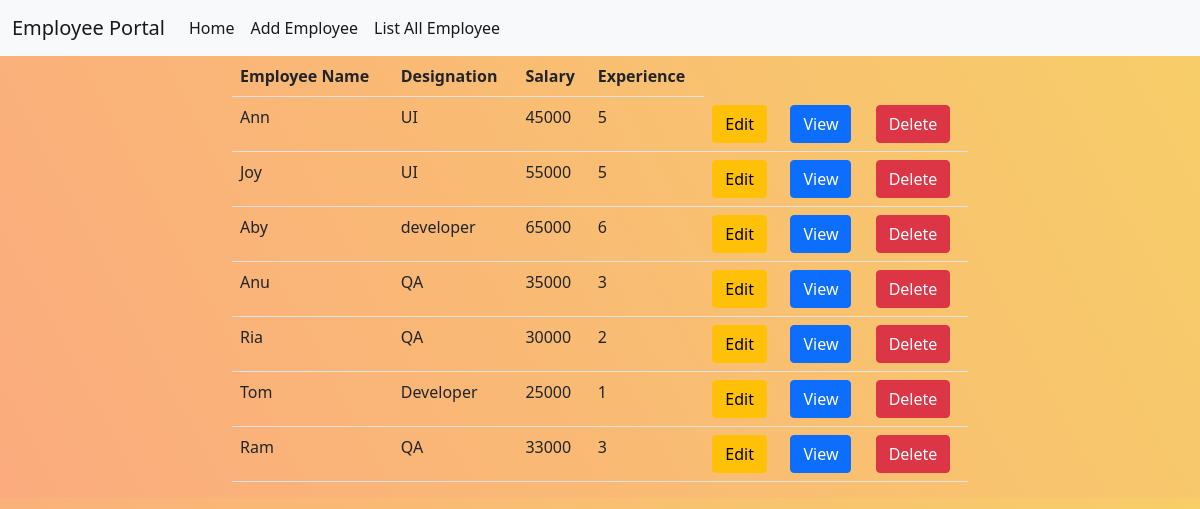
The page /employee/owner/all on the database its author committed.
### owner/models.py (models this page shows, shortened)
class Employee(models.Model):
    employee_name=models.CharField(max_length=120)
    designation=models.CharField(max_length=120)
    salary=models.PositiveIntegerField()
    experience=models.PositiveIntegerField()
    image = models.ImageField(upload_to="images", null=True)

### owner/views.py (the view)
# urls.py: path('employee/owner/all',views.EmployeeListView.as_view(),name='employeelist'),
class EmployeeListView(ListView):
    model=Employee
    template_name ='employee_list.html'
    context_object_name = 'employees'

### owner/templates/employee_list.html
{%extends 'base.html'%}
{%block body_block%}
 <div class="row">
        <div class="col-2"></div>
        <div class="col-8">
            <table class="table">
                <tr>
                    <th>Employee Name</th>
                    <th>Designation</th>
                    <th>Salary</th>
                    <th>Experience</th>
                </tr>
                {%for employee in employees%}
                <tr>
                    <td>{{employee.employee_name}}</td>
                    <td>{{employee.designation}}</td>
                    <td>{{employee.salary}}</td>
                    <td>{{employee.experience}}</td>
                    <td><a href="{%url 'employeeedit' employee.id%}"class="btn btn-warning">Edit</a></td>
                    <td><a href="{%url 'employeedetail' employee.id%}" class="btn btn-primary">View</a></td>
                    <td><a href="{%url 'employeedelete' employee.id%}" class="btn btn-danger">Delete</a></td>
                    {%endfor%}
                </tr>
            </table>
        </div>
        <div class="col-2"></div>
    </div>
{%endblock%}

### owner/static/css/style.css (style rules this page uses)
body { height=100vh; background-color: #FBAB7E; background-image: linear-gradient(62deg, #FBAB7E 0%, #F7CE68 100%); }

### rows shown on the page
Employee: employee_name "Ann", designation "UI", salary "45000", experience "5"
Employee: employee_name "Joy", designation "UI", salary "55000", experience "5"
Employee: employee_name "Aby", designation "developer", salary "65000", experience "6"
Employee: employee_name "Anu", designation "QA", salary "35000", experience "3"
Employee: employee_name "Ria", designation "QA", salary "30000", experience "2"
Employee: employee_name "Tom", designation "Developer", salary "25000", experience "1"
Employee: employee_name "Ram", designation "QA", salary "33000", experience "3"
